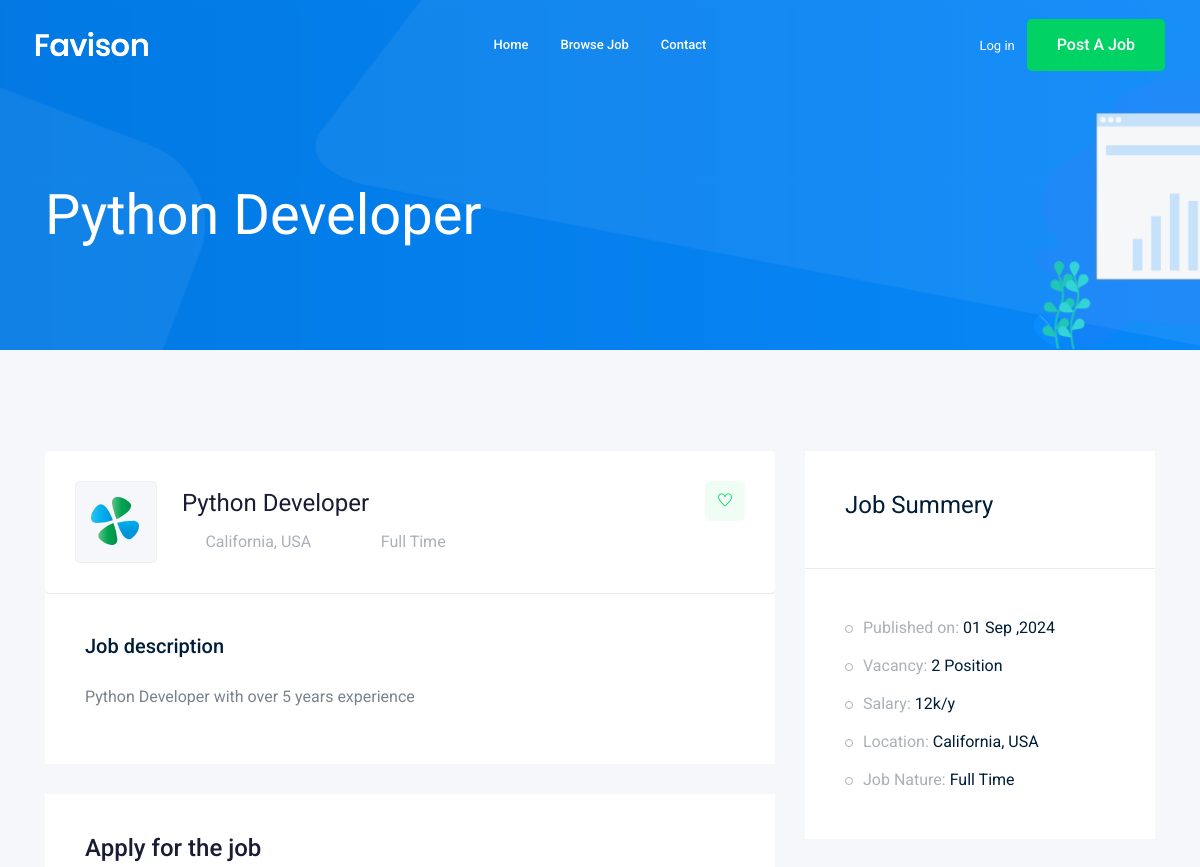
/jobs/python-developer (upper part), run on an earlier commit of the app's database.
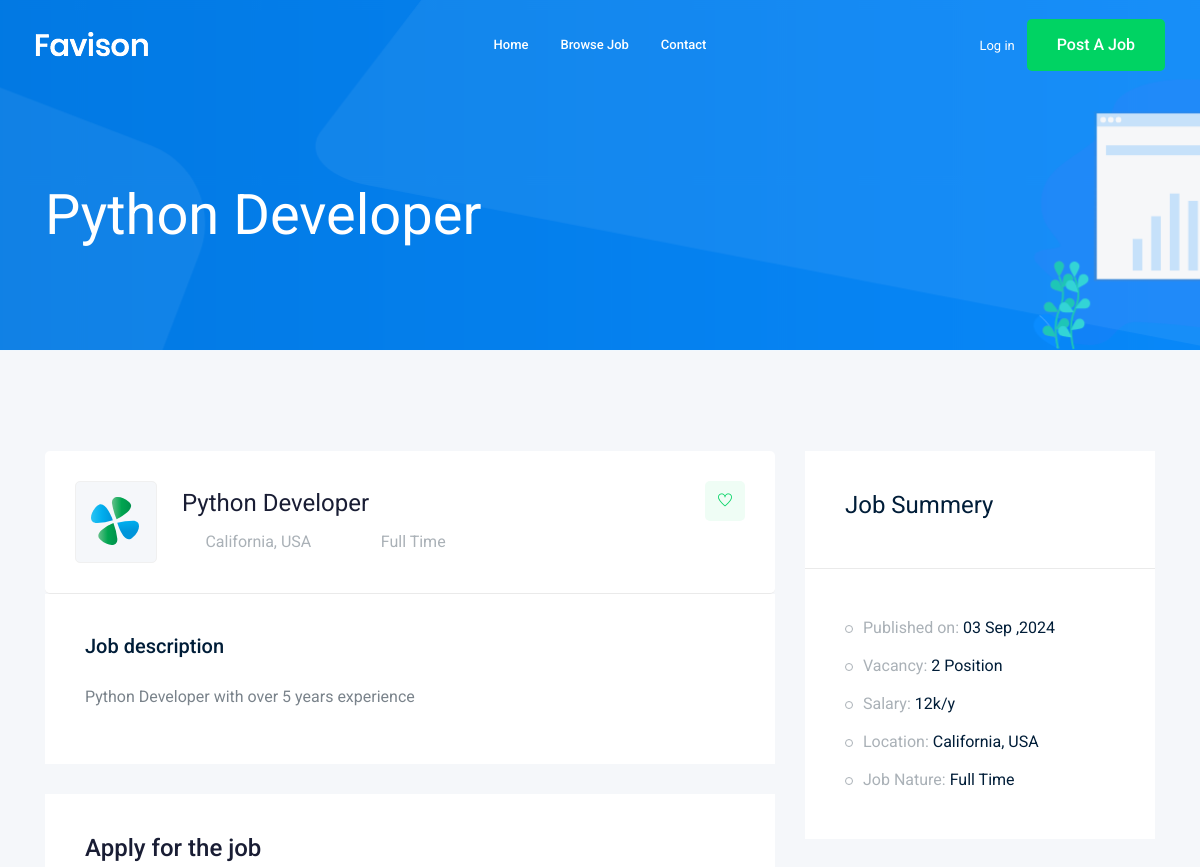
And on a later commit of the database.
### job/models.py (models this page shows, shortened)
class Job(models.Model):
    JOB_TYPE = (
        ('Full Time','Full Time'),
        ('Part Time','Part Time'),
    )
    owner=models.ForeignKey(User,related_name='job_owner',on_delete=models.CASCADE)
    title=models.CharField(max_length=100)
    job_type=models.CharField(max_length=15,choices=JOB_TYPE)
    description=models.TextField(max_length=1000)
    published_at=models.DateTimeField(auto_now=True)
    Vacancy=models.IntegerField(default=1)
    salary=models.IntegerField(default=0)
    experience=models.IntegerField(default=1)
    category=models.ForeignKey('Category',on_delete=models.CASCADE)
    image=models.ImageField(upload_to=image_uoload)
    slug=models.SlugField(blank=True,null=True)
    def __str__(self) :
        return self.title

### job/views.py (the view)
# urls.py: path('<str:slug>',views.job_detail,name='job_detail'),
def job_detail(request,slug):
    job_detail=get_object_or_404(Job,slug=slug)
    if request.method == 'POST':
        form=ApplyForm(request.POST,request.FILES)
        if form.is_valid():
            myform=form.save(commit=False)
            myform.job=job_detail
            myform.save()
    else:
        form=ApplyForm()
    context={'job':job_detail,'form':form}
    return render(request,'job/job_detail.html',context)

### job/templates/job/job_detail.html (shortened to what this page needs)
{% extends 'base.html' %}
{% load django_bootstrap5 %}
{% block body %}
<div class="bradcam_area bradcam_bg_1">
    <div class="container">
        <div class="row">
            <div class="col-xl-12">
                <div class="bradcam_text">
                    <h3>{{ job.title }}</h3>
                </div>
            </div>
        </div>
    </div>
</div>
<div class="job_details_area">
    <div class="container">
        <div class="row">
            <div class="col-lg-8">
                <div class="job_details_header">
                    <div class="single_jobs white-bg d-flex justify-content-between">
                        <div class="jobs_left d-flex align-items-center">
                            <div class="thumb">
                                <img src="img/svg_icon/1.svg" alt="">
                            </div>
                            <div class="jobs_conetent">
                                <a href="#">
                                    <h4>{{ job }}</h4>
                                </a>
                                <div class="links_locat d-flex align-items-center">
                                    <div class="location">
                                        <p> <i class="fa fa-map-marker"></i> California, USA</p>
                                    </div>
                                    <div class="location">
                                        <p> <i class="fa fa-clock-o"></i>{{ job.job_type }}</p>
                                    </div>
                                </div>
                            </div>
                        </div>
                        <div class="jobs_right">
                            <div class="apply_now">
                                <a class="heart_mark" href="#"> <i class="ti-heart"></i> </a>
                            </div>
                        </div>
                    </div>
                </div>
                <div class="descript_wrap white-bg">
                    <div class="single_wrap">
                        <h4>Job description</h4>
                        <p>{{ job.description }}</p>
                    </div>
                </div>
                <div class="apply_job_form white-bg">
                    <h4>Apply for the job</h4>
                </div>
            </div>
            <div class="col-lg-4">
                <div class="job_sumary">
                    <div class="summery_header">
                        <h3>Job Summery</h3>
                    </div>
                    <div class="job_content">
                        <ul>
                            <li>Published on: <span>{{ job.published_at|date:"d M ,Y" }}</span></li>
                            <li>Vacancy: <span>{{ job.Vacancy }} Position</span></li>
                            <li>Salary: <span>{{ job.salary}}k/y</span></li>
                            <li>Location: <span>California, USA</span></li>
                            <li>Job Nature: <span>{{ job.job_type}}</span></li>
                        </ul>
                    </div>
                </div>
            </div>
        </div>
    </div>
</div>
{% endblock %}

What changed in the data, as far as the page shows it:
changed Job "Python Developer": published_at "01 Sep ,2024" → "03 Sep ,2024"
